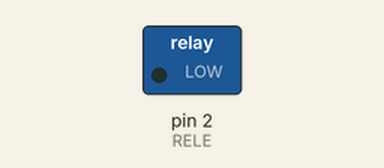
Bench run of a sketch on a simulated Arduino Uno, built with avr-gcc and run on an emulated ATmega328P. Shown: switched loads named in the sketch (green lamp = pin HIGH).

Above: at 1.0 s.
At 3.5 s:
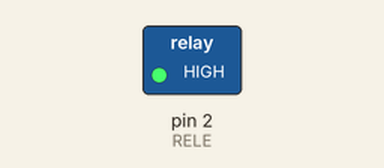
Timing chart, 0 to 6.5 s (numbered marks = the images above):
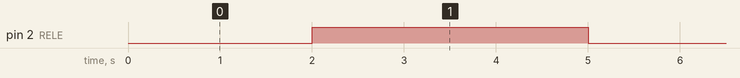

Measured:
- by itself, pin 2 (RELE): alternates HIGH for 3.0 s and LOW for 2.0 s

The sketch:

C_digo_de_la_v_lvula.ino
```cpp
#define RELE 2

const int TIEMPO_DE_LLENADO = 2000;

const int TIEMPO_ESPERA = 3000;


void setup()

{

    // put your setup code here, to run once:

    pinMode(RELE, OUTPUT);    //Define el pin RELE como salida

    digitalWrite(RELE, HIGH); //Relé inicia apagado

}


void loop()

{

    // put your main code here, to run repeatedly:

    digitalWrite(RELE, LOW);  //Enciende el relé

    delay(TIEMPO_DE_LLENADO); //Espera el tiempo de llenado

    digitalWrite(RELE, HIGH); //Apaga el relé

    delay(TIEMPO_ESPERA);     //Tiempo de espera antes de repetir el proceso

}
```
